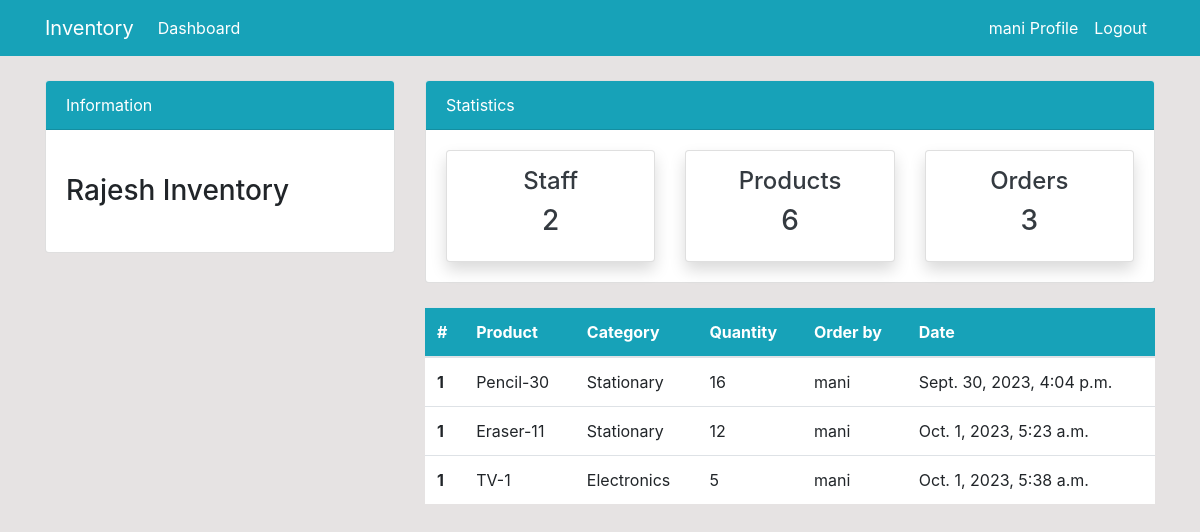
Page /order/ (signed in) on the committed database.
### dashboard/models.py (models this page shows, shortened)
class Order(models.Model):
    product = models.ForeignKey(Product, on_delete=models.CASCADE, null=True)
    staff = models.ForeignKey(User, on_delete=models.CASCADE, null=True)
    order_quantity = models.PositiveIntegerField(null=True)
    date=models.DateTimeField(auto_now_add=True)

class Product(models.Model):
    name=models.CharField(max_length=100, null=True)
    category=models.CharField(max_length=200,  choices=CATEGORY, null=True)
    quantity=models.PositiveBigIntegerField(null=True)
    minimum_stock = models.PositiveIntegerField(default=2)
    minimum_quantity = models.PositiveIntegerField(default=2)
    current_stock = models.PositiveIntegerField(default=0)
    description = models.TextField("Default description")
    class Meta:
        verbose_name_plural='Product'
    def __str__(self):
        return f'{self.name}-{self.quantity}'

### dashboard/views.py (the view)
# urls.py: path('order/',views.order,name='dashboard-order'),
@login_required(login_url='user-login')
def order(request):
    orders=Order.objects.all()
    orders_count=orders.count()
    workers_count=User.objects.all().count()
    products_count=Product.objects.all().count()
    context={
        'orders':orders,
        'workers_count':workers_count,
        'orders_count':orders_count,
        'products_count':products_count,
    }
    return render(request,'dashboard/order.html',context)

### templates/dashboard/order.html (shortened to what this page needs)
{% extends 'partials/base.html' %}
{% block content %}
{% include 'partials/topnav.html' %}
  <div class="container">
    <div class="row my-4">
        <div class="col-md-4">
        </div>
        <div class="col-md-8">
            <table class="table bg-white">
                <thead class="bg-info">
                    <tr class="text-white">
                        <th scope="col">#</th>
                        <th scope="col">Product</th>
                        <th scope="col">Category</th>
                        <th scope="col">Quantity</th>
                        <th scope="col">Order by</th>
                        <th scope="col">Date</th>
                    </tr>
                </thead>
                <tbody>
                    {% for  orders in orders %}
                    <tr>
                        <th scope="row">1</th>
                        <td>{{ orders.product }}</td>
                        <td>{{orders.product.category }}</td>
                        <td>{{ orders.order_quantity }}</td>
                        <td>
                            {{ orders.staff.username }}
                        </td>
                        <td>
                            {{ orders.date }}
                        </td>
                    {% endfor %}
                </tbody>
            </table>
        </div>
    </div>
</div>
     {% endblock %}

### templates/partials/nav.html (shortened to what this page needs)
 <nav class="navbar navbar-expand-lg navbar-info bg-info">
    <div class="container">
        {% if user.is_authenticated %}
        <a class="navbar-brand text-white" href="{% url 'dashboard-index' %}">Inventory</a>
        <div class="collapse navbar-collapse" id="navbarSupportedContent">
            <ul class="navbar-nav mr-auto">
                <li class="nav-item active">
                    <a class="nav-link text-white" href="{% url 'dashboard-index' %}">Dashboard </a>
                </li>
            </ul>
            <ul class="navbar-nav ml-auto">
                <li class="nav-item active">
                    <a class="nav-link text-white" href="{% url 'user-profile' %}">{{ user.username}} Profile</a>
                </li>
                <li class="nav-item">
                    <a class="nav-link text-white" href="{% url 'user-logout' %}">Logout</a>
                </li>
            </ul>
            {% endif %}
        </div>
    </div>
</nav>

### static/style.css (style rules this page uses)
body { background: rgb(230, 227, 227); }

### rows in the picture
Order: product "Pencil-30", product.category "Stationary", order_quantity "16", staff.username "mani", date "Sept. 30, 2023, 4:04 p.m."
Order: product "Eraser-11", product.category "Stationary", order_quantity "12", staff.username "mani", date "Oct. 1, 2023, 5:23 a.m."
Order: product "TV-1", product.category "Electronics", order_quantity "5", staff.username "mani", date "Oct. 1, 2023, 5:38 a.m."

### other values in the picture
{{ user.username }} "mani"
{{ workers_count }} "2"
{{ products_count }} "6"
{{ orders_count }} "3"
